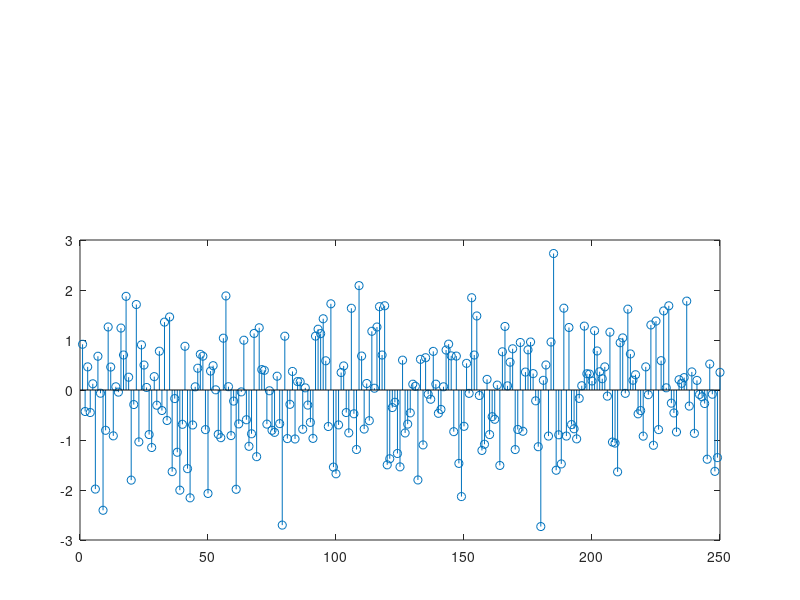

MATLAB code for this plot:
% Script r0a.m
% Examples of random values
% This script creates the (uncorrelated) time series
% with uniform or normal distributed values:
%
% indd=1 - uniform distribution at interval (0,1);
%
% indd=2 - Gaussian distribution (N(0,1)).
%
% One can see on similar time series as the simple model,
% for example, of seismic trace.
clear
%******************** INPUT ********************
indd=2;
m=250;           % sample size
%******************** END INPUT*****************
n=1:m;                    % row vector   
if indd==1
   s=rand(1,length(n));   % row vector
else
   s=randn(m,1);          % column vector
   s=s'                   % row vector
end
rect=[0.1 0.1 .8 0.5];          % size of figure
axes('position',rect)
stem(n,s);          % graphic presentation